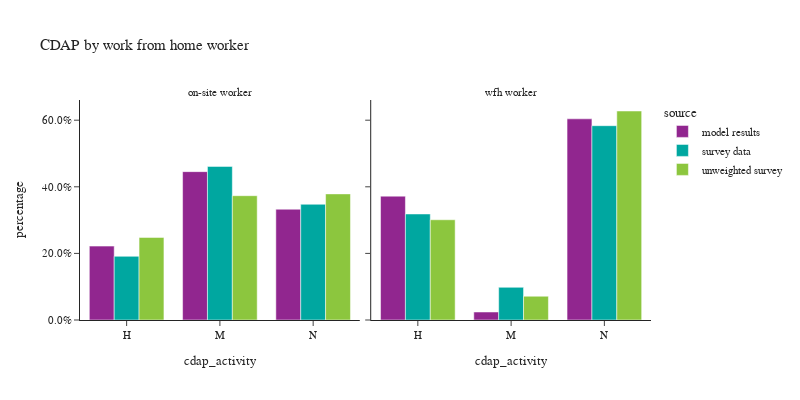

Notebook code cell kept with this figure:
### Code cell
df_plot = per_data.groupby(['source','work_from_home_des','cdap_activity'])['person_weight'].sum().reset_index()
df_plot['percentage'] = df_plot.groupby(['source','work_from_home_des'], group_keys=False)['person_weight'].\
    apply(lambda x: x / float(x.sum()))

fig = px.bar(df_plot, x="cdap_activity", y="percentage", color="source",barmode="group",
                facet_col="work_from_home_des", facet_col_wrap=2,
                title="CDAP by work from home worker")
fig.for_each_annotation(lambda a: a.update(text = a.text.split("=")[-1]))
fig.for_each_yaxis(lambda a: a.update(tickformat = ".1%"))
fig.update_layout(height=400, width=800)
fig.show()

### Figure 1 — Plotly figure (JSON) as saved in the notebook; plotly's stock layout.template omitted (floating-point values rounded to 4 significant figures)
{"data": [{"alignmentgroup": "True", "hovertemplate": "source=model results<br>work_from_home_des=on-site worker<br>cdap_activity=%{x}<br>percentage=%{y}<extra></extra>", "legendgroup": "model results", "marker": {"color": "#91268F", "pattern": {"shape": ""}}, "name": "model results", "offsetgroup": "model results", "orientation": "v", "showlegend": true, "textposition": "auto", "type": "bar", "x": ["H", "M", "N"], "xaxis": "x", "y": [0.2219, 0.4455, 0.3326], "yaxis": "y"}, {"alignmentgroup": "True", "hovertemplate": "source=model results<br>work_from_home_des=wfh worker<br>cdap_activity=%{x}<br>percentage=%{y}<extra></extra>", "legendgroup": "model results", "marker": {"color": "#91268F", "pattern": {"shape": ""}}, "name": "model results", "offsetgroup": "model results", "orientation": "v", "showlegend": false, "textposition": "auto", "type": "bar", "x": ["H", "M", "N"], "xaxis": "x2", "y": [0.3719, 0.02399, 0.6041], "yaxis": "y2"}, {"alignmentgroup": "True", "hovertemplate": "source=survey data<br>work_from_home_des=on-site worker<br>cdap_activity=%{x}<br>percentage=%{y}<extra></extra>", "legendgroup": "survey data", "marker": {"color": "#00A7A0", "pattern": {"shape": ""}}, "name": "survey data", "offsetgroup": "survey data", "orientation": "v", "showlegend": true, "textposition": "auto", "type": "bar", "x": ["H", "M", "N"], "xaxis": "x", "y": [0.1912, 0.4612, 0.3475], "yaxis": "y"}, {"alignmentgroup": "True", "hovertemplate": "source=survey data<br>work_from_home_des=wfh worker<br>cdap_activity=%{x}<br>percentage=%{y}<extra></extra>", "legendgroup": "survey data", "marker": {"color": "#00A7A0", "pattern": {"shape": ""}}, "name": "survey data", "offsetgroup": "survey data", "orientation": "v", "showlegend": false, "textposition": "auto", "type": "bar", "x": ["H", "M", "N"], "xaxis": "x2", "y": [0.3184, 0.09813, 0.5835], "yaxis": "y2"}, {"alignmentgroup": "True", "hovertemplate": "source=unweighted survey<br>work_from_home_des=on-site worker<br>cdap_activity=%{x}<br>percentage=%{y}<extra></extra>", "legendgroup": "unweighted survey", "marker": {"color": "#8CC63E", "pattern": {"shape": ""}}, "name": "unweighted survey", "offsetgroup": "unweighted survey", "orientation": "v", "showlegend": true, "textposition": "auto", "type": "bar", "x": ["H", "M", "N"], "xaxis": "x", "y": [0.248, 0.3733, 0.3787], "yaxis": "y"}, {"alignmentgroup": "True", "hovertemplate": "source=unweighted survey<br>work_from_home_des=wfh worker<br>cdap_activity=%{x}<br>percentage=%{y}<extra></extra>", "legendgroup": "unweighted survey", "marker": {"color": "#8CC63E", "pattern": {"shape": ""}}, "name": "unweighted survey", "offsetgroup": "unweighted survey", "orientation": "v", "showlegend": false, "textposition": "auto", "type": "bar", "x": ["H", "M", "N"], "xaxis": "x2", "y": [0.301, 0.07137, 0.6276], "yaxis": "y2"}], "layout": {"annotations": [{"font": {}, "showarrow": false, "text": "on-site worker", "x": 0.245, "xanchor": "center", "xref": "paper", "y": 1, "yanchor": "bottom", "yref": "paper"}, {"font": {}, "showarrow": false, "text": "wfh worker", "x": 0.755, "xanchor": "center", "xref": "paper", "y": 1, "yanchor": "bottom", "yref": "paper"}], "barmode": "group", "height": 400, "legend": {"title": {"text": "source"}, "tracegroupgap": 0}, "title": {"text": "CDAP by work from home worker"}, "width": 800, "xaxis": {"anchor": "y", "domain": [0, 0.49], "title": {"text": "cdap_activity"}}, "xaxis2": {"anchor": "y2", "domain": [0.51, 1], "matches": "x", "title": {"text": "cdap_activity"}}, "yaxis": {"anchor": "x", "domain": [0, 1], "tickformat": ".1%", "title": {"text": "percentage"}}, "yaxis2": {"anchor": "x2", "domain": [0, 1], "matches": "y", "showticklabels": false, "tickformat": ".1%"}}}
